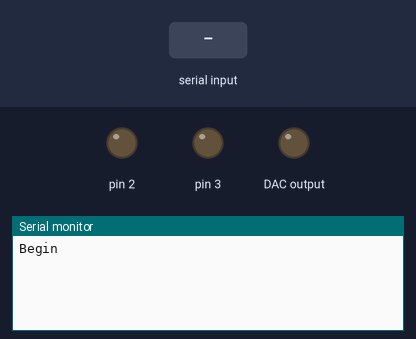
The sketch below on a simulated Arduino Uno, built with avr-gcc and run on an emulated ATmega328P. On the bench: output pins drawn as LEDs (lit = HIGH), the last lines printed to the serial monitor. Wiring (inferred from the names in the program): MCP4725 DAC at I2C address 0x60. Inputs (shaded band) come from the test bench.

Above: at 1.2 s.
1.3 s: "voltage\n" received over Serial
At 1.8 s:
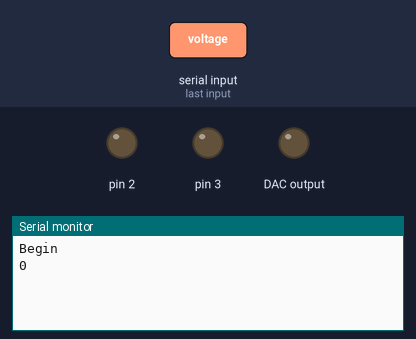
2.8 s: byte 10 ('\n') received over Serial
At 3.9 s:
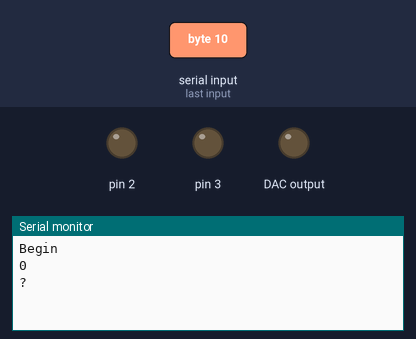
4.3 s: "sol1\n" received over Serial
At 5.2 s:
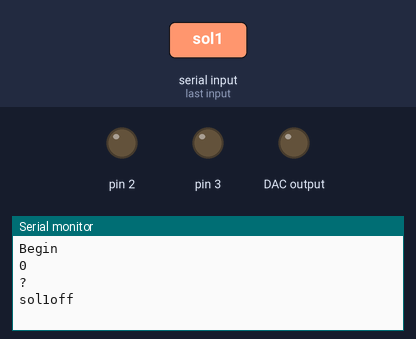

The sketch:

sparkfun_version.ino.ino
```cpp
// (licence header left out)
#include <Wire.h>

#define MCP4725_ADDR 0x60

String sdata = ""; // Initialised to nothing.
bool started = false;

void setup()
{
  Serial.begin(9600);
  Wire.begin();
  pinMode(2, OUTPUT);
  pinMode(3, OUTPUT);
  Serial.println("Begin");

}


void loop(void) {
  if (started == false) {
    started = true;
    setVoltage(0);
    digitalWrite(2, LOW);
    digitalWrite(3, LOW);
  }
  byte ch;
  if (Serial.available()) {
    ch = Serial.read();
    sdata += (char)ch;
    if (ch == '\n') {
      sdata.trim();
      if (sdata.indexOf("voltage") > -1) {
        sdata.remove(0, 7);
        float newVal = sdata.toFloat();
        // set voltage
        float newVoltage = round(4095.0 / 3.3 / 2.0 * newVal);
        if (newVoltage > 4095) {
          newVoltage = 4095;
        }
        int newVolts = uint16_t(newVoltage);
        setVoltage(int(newVolts));
        Serial.println(newVolts);
      } else if (sdata.indexOf("read") > -1) {
        Serial.println(analogRead(A2));
      } else if (sdata.indexOf("sol1") > -1) {
        if (sdata.indexOf("on") > -1) {
          digitalWrite(2, HIGH);
          Serial.println("sol1on");
        } else {
          digitalWrite(2, LOW);
          Serial.println("sol1off");
        }
      } else if (sdata.indexOf("sol2") > -1) {
        if (sdata.indexOf("on") > -1) {
          digitalWrite(3, HIGH);
          Serial.println("sol2on");
        } else {
          digitalWrite(3, LOW);
          Serial.println("sol2off");
        }
      } else {
        Serial.println("?");
      }
      sdata = "";
    }
  }
}

void setVoltage(int value)
{
  Wire.beginTransmission(MCP4725_ADDR);
  Wire.write(64);                     // cmd to update the DAC
  Wire.write(value >> 4);        // the 8 most significant bits...
  Wire.write((value & 15) << 4); // the 4 least significant bits...
  Wire.endTransmission();
}
```

Measured:
- after the input at 1.3 s, the serial monitor: prints a new line at once (image 1)
- after the input at 2.8 s, the serial monitor: prints a new line at once (image 2)
- after the input at 4.3 s, the serial monitor: prints a new line at once (image 3)
